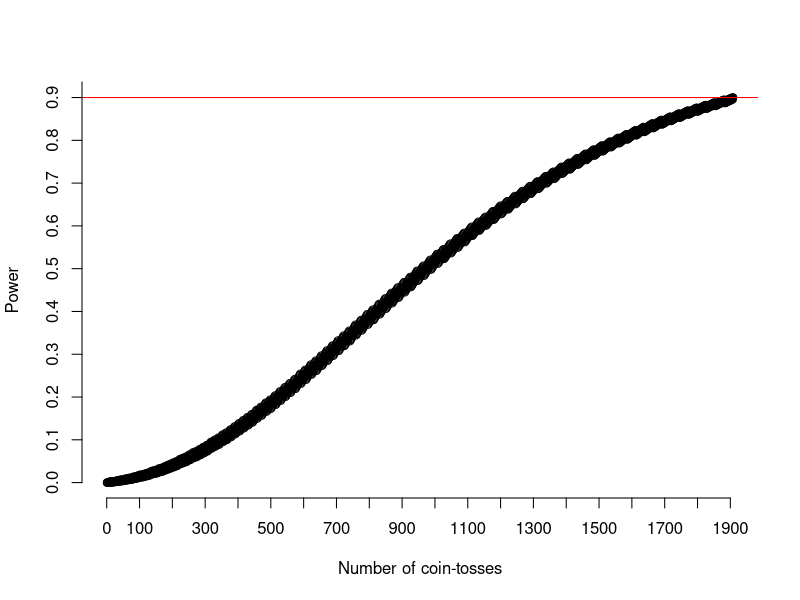
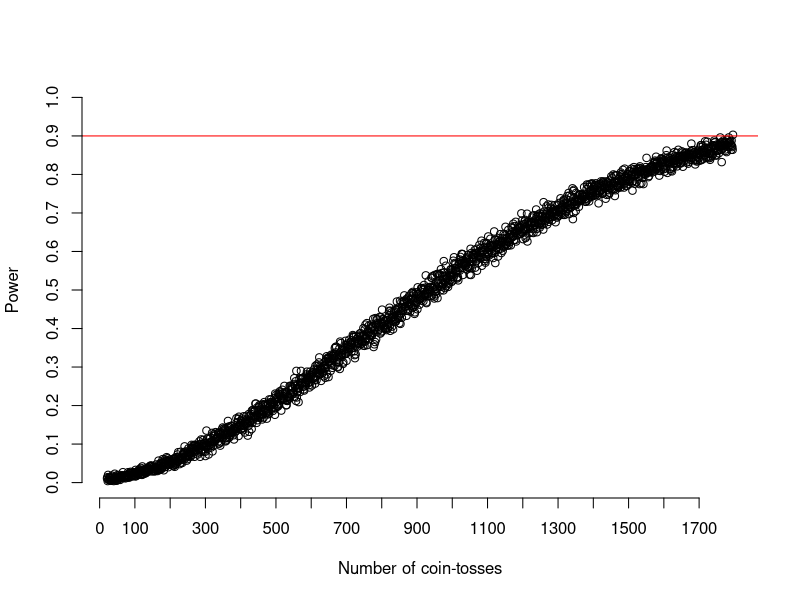
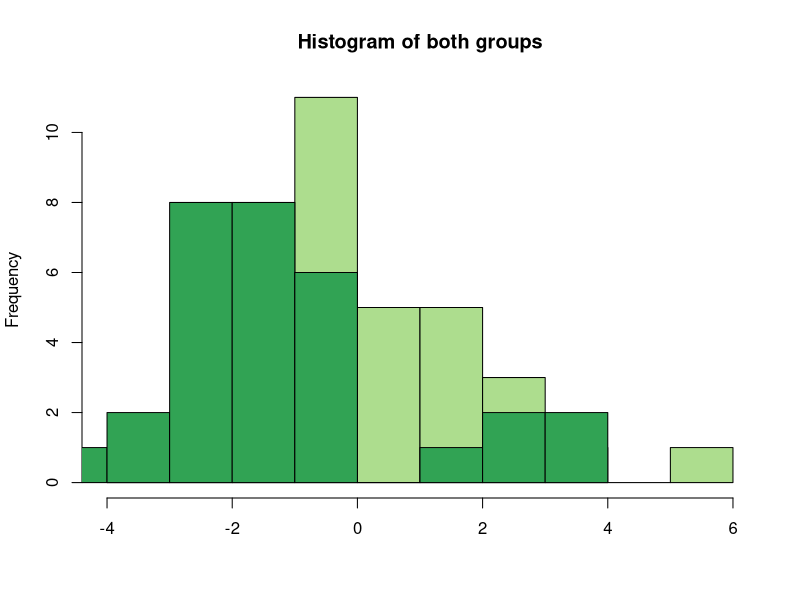
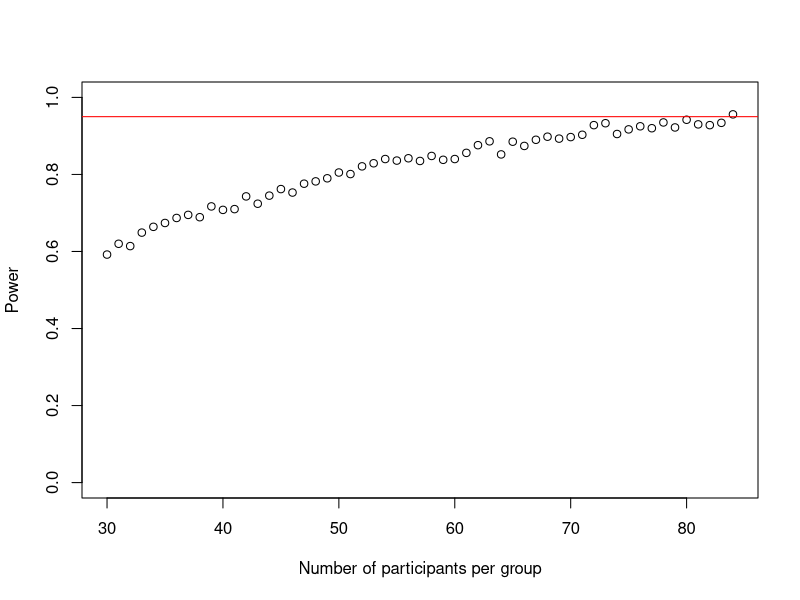
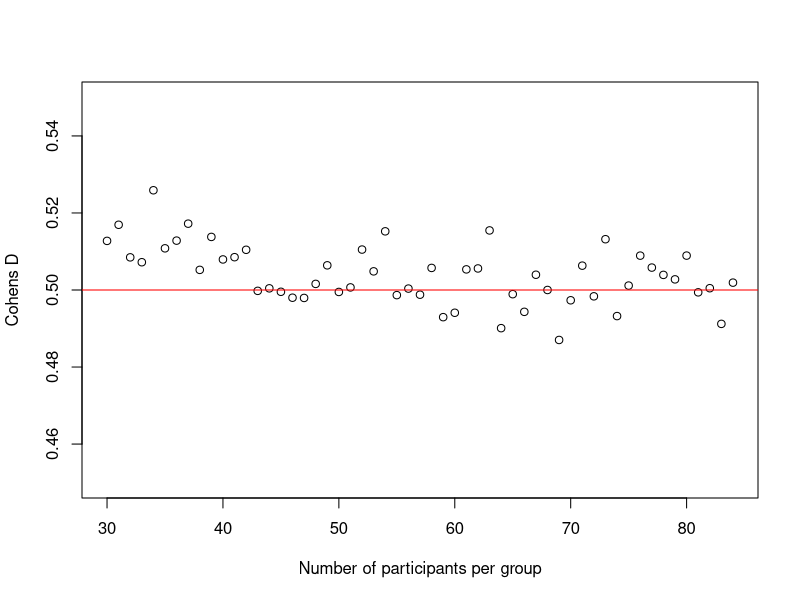
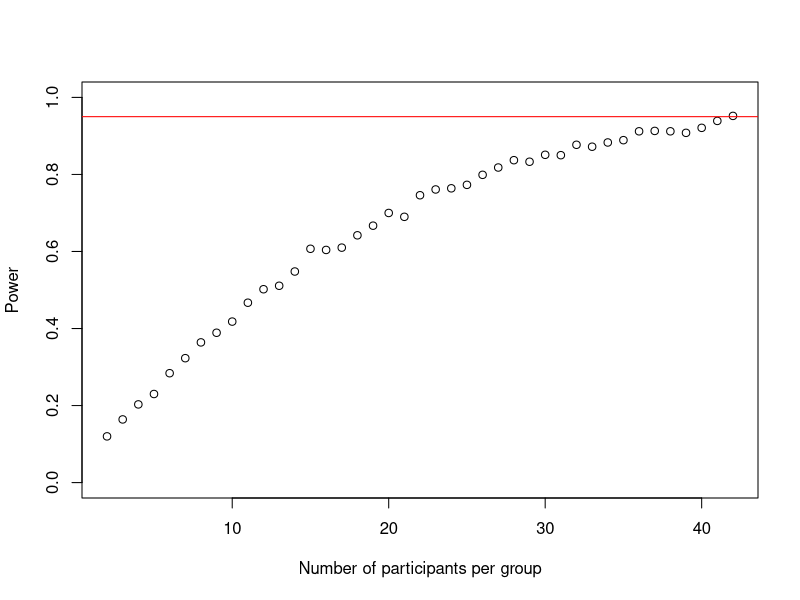
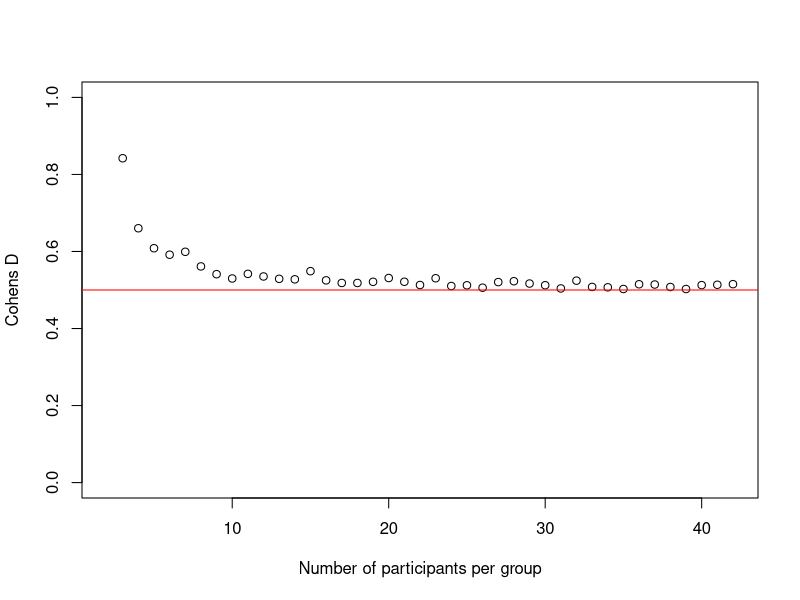
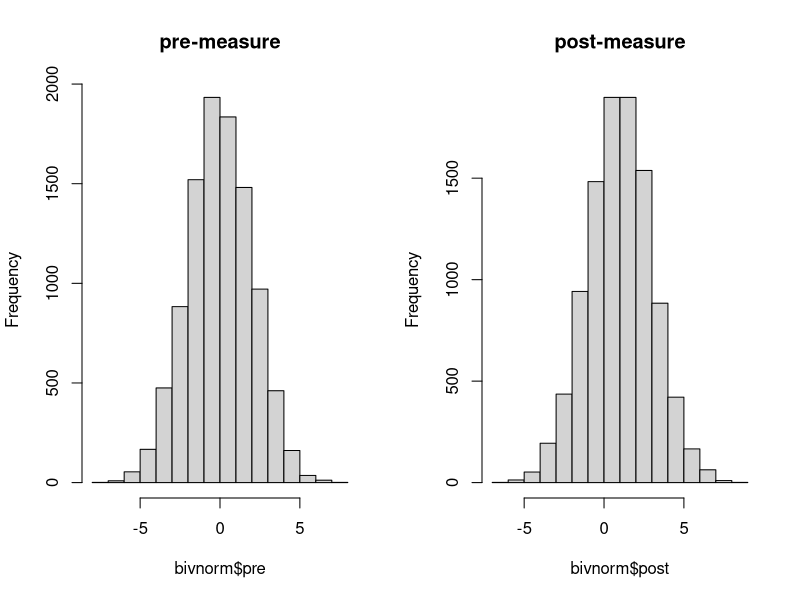

Generate these figures, in order, with R:
power_at_n <- c(0) # initialize vector that stores power for each number of tosses
n_heads <- c() # save "critical" number of heads for that toss-amount that would result 
n_toss <- 2 # initialize the toss-counter
while(power_at_n[n_toss-1] < .90){ # continue as long as power is not 90%
  n_heads[n_toss] <- qbinom(.001, n_toss, .5, lower.tail = F) # retrieve critical value
  power_at_n[n_toss] <- pbinom(n_heads[n_toss], n_toss, .55, lower.tail = F) # calculate power (1-beta) for each coin-toss
  n_toss <- n_toss+1 # increase toss-number 
}

n_toss
tail(n_heads)
tail(power_at_n)

plot(1:(n_toss-1), power_at_n, xlab = "Number of coin-tosses", ylab = "Power", axes = FALSE)
abline(h = .90, col = "red")
axis(side = 1, at = seq(0,(n_toss-1),by=100))
axis(side = 2, at = seq(0,1,by=0.1))

set.seed(1) # make sure our simulation will give the same results when we repeat it
rbinom(n = 1, size = 20, prob = .50) # let r do 1 experiment with 20 coin tosses of a fair coin

set.seed(2) # make sure our simulation will give other results than before
rbinom(n = 1, size = 20, prob = .5) # run the experiment again

set.seed(1)
n_heads <- rbinom(n = 1000, size = 20, prob = .55) # run 1,000 experiments, of 20 coin tosses each, at once
str(n_heads) # show structure of vector

p_heads <- pbinom(n_heads, 20, .50, lower.tail = F) # for each of the 1000 coin toss experiments, calculate the probability of observing this many heads if the coin were fair (which it is not cause we simulated with 55% heads)

exp_power <- mean(p_heads < .001) # check where this chance drops below our alpha level

set.seed(1)
exp_power_at_n <- c(0) # create a vector where we can store the power for each sample-size
n_toss_start <- 19 # start at 21 tosses
n_toss_loop <- 2 # additional number of tosses tried (above 20)
while(exp_power_at_n[n_toss_loop-1] < .90){ # continue increasing the sample-size until power = 90%
  n_toss <- n_toss_start+n_toss_loop # calculate the current number of tosses
  n_heads <- rbinom(1000, n_toss, .55) # run 1000 experiments for any given number of tosses and store number of heads
  p_heads <- pbinom(n_heads, n_toss, .50, lower.tail = F) # calculate the probability of getting at least that many heads if the coin would be fair 
  exp_power_at_n[n_toss_loop] <- mean(p_heads < .001) # calculate power by checking what proportion of the probabilities is smaller than or equal to our alpha-level
  n_toss_loop = n_toss_loop+1
}

n_toss
n_heads
p_heads
exp_power_at_n
exp_power_at_n <- exp_power_at_n[-1] # remove the first 0 that we used to populate the vector for the first iteration of the loop
exp_power_at_n[length(exp_power_at_n)] 
# or
tail(exp_power_at_n)

plot(21:n_toss, exp_power_at_n, xlab = "Number of coin-tosses", ylab = "Power", ylim = c(0,1), axes = FALSE)
abline(h = .90, col = "red")
axis(side = 1, at = seq(0,(n_toss),by=100))
axis(side = 2, at = seq(0,1,by=0.1))

################################
# Part II - t-tests   https://julianquandt.com/post/power-analysis-by-data-simulation-in-r-part-ii/
################################
# Cohen's d is different of means divided by pooled sd
solve(0.5,1) # cohens d of .5, standard deviation is 2
solve(0.25,1) # cohens d of .25, 4

# Example
# 30 participants in each group
set.seed(1234)
group1 <- rnorm(30, 1, 2) # mean 1, sd 2
group2 <- rnorm(30, 0, 2) # mean 0, sd 4
mean(group1)
mean(group2)

# Histogram of both groups
hist(group1, col = "#addd8e", breaks = 10, main = "Histogram of both groups", xlab = "")
hist(group2, add = TRUE, breaks = 10, col= "#31a354")

t.test(group1, group2, paired = FALSE, var.equal = TRUE, conf.level = 0.9)

set.seed(1)
n_sims <- 1000 # we want 1000 simulations
p_vals <- c()
for(i in 1:n_sims){
  group1 <- rnorm(30,1,2) # simulate group 1
  group2 <- rnorm(30,0,2) # simulate group 2
  p_vals[i] <- t.test(group1, group2, paired = FALSE, var.equal = TRUE, conf.level = 0.90)$p.value # run t-test and extract the p-value
}
mean(p_vals < .10) # check power (i.e. proportion of p-values that are smaller than alpha-level of .10)
# so our power is only 59.2% 

# So how many people do we need in order to achieve power of 95%?
set.seed(1)
n_sims <- 1000 # we want 1000 simulations
p_vals <- c()
power_at_n <- c(0) # this vector will contain the power for each sample-size (it needs the initial 0 for the while-loop to work)
cohens_ds <- c()
cohens_ds_at_n <- c() 
n <- 30 # sample-size 
i <- 2
while(power_at_n[i-1] < .95){
  for(sim in 1:n_sims){
    group1 <- rnorm(n,1,2) # simulate group 1
    group2 <- rnorm(n,0,2) # simulate group 2
    p_vals[sim] <- t.test(group1, group2, paired = FALSE, var.equal = TRUE, conf.level = 0.9)$p.value # run t-test and extract the p-value
    cohens_ds[sim] <- abs((mean(group1)-mean(group2))/(sqrt((sd(group1)^2+sd(group2)^2)/2))) # we also save the cohens ds that we observed in each simulation
  }
  power_at_n[i] <- mean(p_vals < .10) # check power (i.e. proportion of p-values that are smaller than alpha-level of .10)
  cohens_ds_at_n[i] <- mean(cohens_ds) # calculate means of cohens ds for each sample-size
  n <- n+1 # increase sample-size by 1
  i <- i+1 # increase index of the while-loop by 1 to save power and cohens d to vector
}
power_at_n <- power_at_n[-1] # delete first 0 from the vector
cohens_ds_at_n <- cohens_ds_at_n[-1] # delete first NA from the vector

tail(power_at_n)
tail(cohens_ds_at_n)
tail(n) # use n-1 for sample size

# plot of power versus sample size
plot(30:(n-1), power_at_n, xlab = "Number of participants per group", ylab = "Power", ylim = c(0,1), axes = TRUE)
abline(h = .95, col = "red")

# plot of effect size (Cohen's d) versus sample size
plot(30:(n-1), cohens_ds_at_n, xlab = "Number of participants per group", ylab = "Cohens D", ylim = c(0.45,0.55), axes = TRUE)
abline(h = .50, col = "red")

# Simulating a within subject t-test (i.e. paired t-test) using real raw numbers not standardized effect size
# Paired t-test is equivalent to the one-sample t-test on DIFFERENCE scores

# Using a one-sample t-test approach
# Cohen's d = mean(difference) minus mean(before treatment) divided by standard deviation of the difference
# Since our null hypothesis is that there is no difference, we can substitute the mean(before treatment) as zero
# and solve the equation as above to calculate the sd we need for each given Cohen's d
solve(0.5, 1)

set.seed(1)
n_sims <- 1000 # we want 1000 simulations
p_vals <- c()
power_at_n <- c(0) # this vector will contain the power for each sample-size (it needs the initial 0 for the while-loop to work)
cohens_ds <- c()
cohens_ds_at_n <- c() 
n <- 2 # sample-size 
i <- 2
while(power_at_n[i-1] < .95){
  for(sim in 1:n_sims){
    difference <- rnorm(n,1,2) # simulate the difference score distribution
    p_vals[sim] <- t.test(difference, mu = 0, conf.level = 0.90)$p.value # run t-test and extract the p-value
    cohens_ds[sim] <- mean(difference)/sd(difference) # we also save the cohens ds that we observed in each simulation 
  }
  power_at_n[i] <- mean(p_vals < .10) # check power (i.e. proportion of p-values that are smaller than alpha-level of .10)
  cohens_ds_at_n[i] <- mean(cohens_ds) # calculate means of cohens ds for each sample-size
  n <- n+1 # increase sample-size by 1
  i <- i+1 # increase index of the while-loop by 1 to save power and cohens d to vector
}

tail(power_at_n)
tail(cohens_ds_at_n)
tail(n) # use n-1 for sample size

power_at_n <- power_at_n[-1] # delete first 0 from the vector
cohens_ds_at_n <- cohens_ds_at_n[-1] # delete first NA from the vector

plot(2:(n-1), power_at_n, xlab = "Number of participants per group", ylab = "Power", ylim = c(0,1), axes = TRUE)
abline(h = .95, col = "red")

plot(2:(n-1), cohens_ds_at_n, xlab = "Number of participants per group", ylab = "Cohens D", ylim = c(0.0,1.0), axes = TRUE)
abline(h = .50, col = "red")

# using a correlated-samples paired t-test approach
# Simulating correlated normal-distributions and demystifying the multivariate normal
# in this case, bivariate normal
library(MASS)
pre_post_means <- c(pre = 0,post = 1) # define means of pre and post in a vector
pre_sd <- 2 # define sd of pre-measure
post_sd <- 2 # define sd of post-measure
correlation <- 0.5 # define their correlation

sigma <- matrix(c(pre_sd^2, pre_sd*post_sd*correlation, pre_sd*post_sd*correlation, post_sd^2), ncol = 2) # define variance-covariance matrix

set.seed(1)
bivnorm <- data.frame(mvrnorm(10000, pre_post_means, sigma)) # simulate bivariate normal

par(mfrow=c(1,2))
hist(bivnorm$pre, main = "pre-measure")
hist(bivnorm$post, main = "post-measure")

plot(bivnorm$pre, bivnorm$post, xlab = "pre-measure", ylab = "post-measure")

bivnorm_kde <- kde2d(bivnorm[,1], bivnorm[,2], n = 50) # calculate kernel density (i.e. the "height of the cone on the z-axis"; not so important to understand here)
par(mar = c(0, 0, 0, 0)) # tel r not to leave so much space around the plot
persp(bivnorm_kde, phi = 45, theta = 30, xlab = "pre-measure", ylab = "post-measure", zlab = "frequency") # plot the bivariate normal

# three different correlation levels (0.1, 0.5, 0.9)
mu_pre_post <- c(pre = 0, post = 1)
sd_pre <- 2
sd_post <- 2
correlations <- c(0.1, 0.5, 0.9)

set.seed(1)
n_sims <- 1000 # we want 1000 simulations
p_vals <- c()
# this vector will contain the power for each sample-size (it needs the initial 0 for the while-loop to work)
cohens_ds <- c()

powers_at_cor <- list()
cohens_ds_at_cor <- list()

for(icor in 1:length(correlations)){ # do a power-simulation for each specified simulation
  n <- 2 # sample-size 
  i <- 2 # index of the while loop for saving things into the right place in the lists
  power_at_n <- c(0) 
  cohens_ds_at_n <- c() 
  sigma <- matrix(c(sd_pre^2, sd_pre*sd_post*correlations[icor], sd_pre*sd_post*correlations[icor], sd_post^2), ncol = 2) #var-covar matrix
  while(power_at_n[i-1] < .95){
    for(sim in 1:n_sims){
      bivnorm <- data.frame(mvrnorm(n, mu_pre_post, sigma)) # simulate the bivariate normal
      p_vals[sim] <- t.test(bivnorm$pre, bivnorm$post, paired = TRUE, var.equal = TRUE, conf.level = 0.9)$p.value # run t-test and extract the p-value
      cohens_ds[sim] <- abs((mean(bivnorm$pre)-mean(bivnorm$post))/(sqrt(sd(bivnorm$pre)^2+sd(bivnorm$post)^2-2*cor(bivnorm$pre, bivnorm$post)*sd(bivnorm$pre)*sd(bivnorm$post)))) # we also save the cohens ds that we observed in each simulation
    }
    power_at_n[i] <- mean(p_vals < .10) # check power (i.e. proportion of p-values that are smaller than alpha-level of .10)
    names(power_at_n)[i] <- n
    cohens_ds_at_n[i] <- mean(cohens_ds) # calculate means of cohens ds for each sample-size
    names(cohens_ds_at_n)[i] <- n
    n <- n+1 # increase sample-size by 1
    i <- i+1 # increase index of the while-loop by 1 to save power and cohens d to vector
  }
  power_at_n <- power_at_n[-1] # delete first 0 from the vector
  cohens_ds_at_n <- cohens_ds_at_n[-1] # delete first NA from the vector
  powers_at_cor[[icor]] <- power_at_n # store the entire power curve for this correlation in a list
  cohens_ds_at_cor[[icor]] <- cohens_ds_at_n # do the same for cohens d
  names(powers_at_cor)[[icor]] <- correlations[icor] # name the power-curve in the list according to the tested correlation
  names(cohens_ds_at_cor)[[icor]] <- correlations[icor] # same for cohens d
}

par(mfrow=c(1,3))
plot(2:(length(powers_at_cor$`0.1`)+1), powers_at_cor$`0.1`, xlab = "Number of participants", ylab = "Power", ylim = c(0,1), axes = TRUE, main = "correlation = 0.1")
abline(h = .95, col = "red")
plot(2:(length(powers_at_cor$`0.5`)+1), powers_at_cor$`0.5`, xlab = "Number of participants", ylab = "Power", ylim = c(0,1), axes = TRUE, main = "correlation = 0.5")
abline(h = .95, col = "red")
plot(2:(length(powers_at_cor$`0.9`)+1), powers_at_cor$`0.9`, xlab = "Number of participants", ylab = "Power", ylim = c(0,1), axes = TRUE, main = "correlation = 0.9")
abline(h = .95, col = "red")

par(mfrow=c(1,3))
plot(2:(length(cohens_ds_at_cor$`0.1`)+1), cohens_ds_at_cor$`0.1`, xlab = "Number of participants", ylab = "Cohens D", ylim = c(0,1), axes = TRUE, main = "correlation = 0.1")
abline(h = .50, col = "red")
plot(2:(length(cohens_ds_at_cor$`0.5`)+1), cohens_ds_at_cor$`0.5`, xlab = "Number of participants", ylab = "Cohens D", ylim = c(0,1), axes = TRUE, main = "correlation = 0.5")
abline(h = .50, col = "red")
plot(2:(length(cohens_ds_at_cor$`0.9`)+1), cohens_ds_at_cor$`0.9`, xlab = "Number of participants", ylab = "Cohens D", ylim = c(0,10), axes = TRUE, main = "correlation = 0.9")
abline(h = .50, col = "red")

# simulated t test
set.seed(1234)
group1 <- rnorm(30, 1, 2)
group2 <- rnorm(30, 0, 2)

t.test(group1, group2, paired = FALSE, var.equal = TRUE, conf.level = 0.9)

# same as above, but linear model with dummy coding 0,1 for groups one and two
names(group1) <- rep("group1", length(group1)) # name the vectors to use the names as the group variable
names(group2) <- rep("group2", length(group2))

lm_groupdat <- data.frame(score = c(group1,group2), group = c(names(group1), names(group2))) # make data-set from scores and names

lm_groupdat$dummy_group <- ifelse(lm_groupdat$group == "group1", 0, 1) # create dummy variable 

#indicate the intercept with a 1 in this case, to tell the model that we want 1 times in there 
#and tell it that we want dummy_group times the difference between the groups,  in there. 
summary(lm(score ~ 1+ dummy_group, dat = lm_groupdat)) # use summary function to get p-values

# one sample t.test approach
set.seed(1234)
group1 <- rnorm(30, 1, 2)
mean(group1)
mean(group2)
# null hypothesis mean is .4 alternative is mean different from 1.5 (two tailed)
t.test(group1, mu=1.5)
# is mean less than 1?
t.test(group1, mu=1, alternative="less") # probably yes
# is mean greater than 1?
t.test(group1, mu=1, alternative="greater") # no!

# run above as a linear model
summary(lm(data=lm_groupdat[lm_groupdat$group=="group1",], score ~ 1))

# linear model with four groups and interaction
focus <- rep(c("internal", "external"), each = 2)
media <- rep(c("text", "visual"), times = 2)
mean_TI <- 50
mean_VI <- 20
mean_TE <- 30
mean_VE <- 60

pd <- data.frame(score = c(mean_TI, mean_VI, mean_TE, mean_VE), focus = focus, media = media)

interaction.plot(pd$focus, pd$media, pd$score, ylim = c(0,100))


